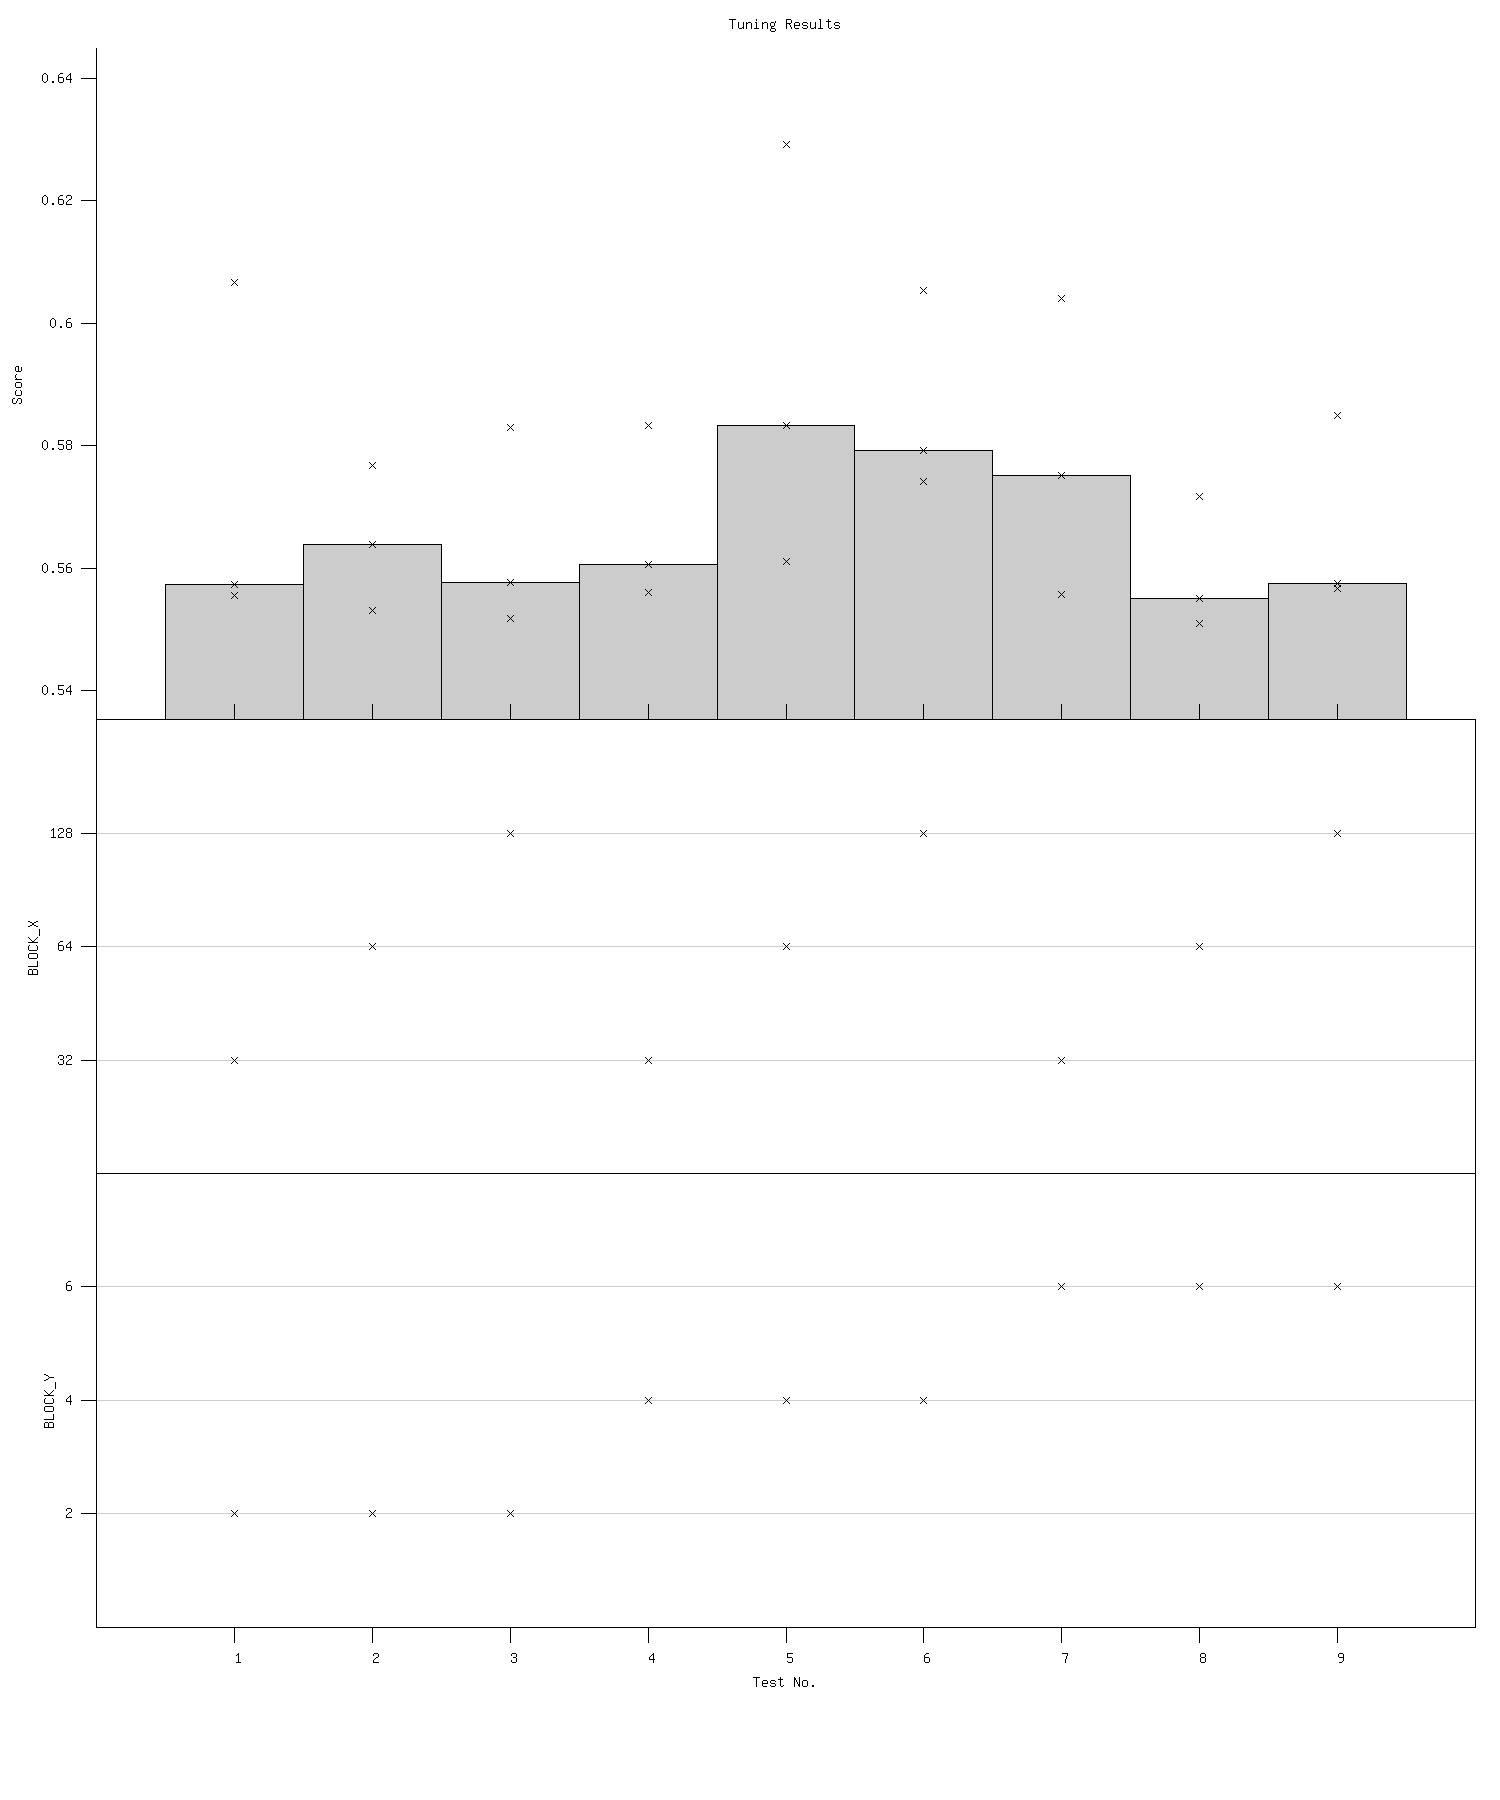

The gnuplot source for this figure:
# laplace3d.plt
# Automatically generated gnuplot file to display the results of testing.
# 
# For PNG output, use something like the following:
# $ gnuplot
# gnuplot> set terminal png large size 800, 1200
# gnuplot> set output 'laplace3d.png'
# gnuplot> load 'laplace3d.plt'
# gnuplot> exit
# 
# Alternatively, uncomment the two lines below and run:
# $ gnuplot laplace3d.plt
# 

reset

#set terminal png large size 800, 1200
#set output 'laplace3d.png'


set datafile separator ","
set datafile missing ""

unset xlabel
set ylabel "Score"
unset key
set title "Tuning Results"



set xrange [0:10]
set yrange [0.535336112976:0.644843959808]

set format x ""

set xtics 1, 1, 9




set xtics nomirror
set ytics nomirror
set ytics out
set xtics in

set border 3


set lmargin 12





# MULTIPLOT
# The main graph above, smaller graphs below showing how the variables change.


set size 1,1
set origin 0,0
set multiplot





# Main graph gets 40%, labels, tics etc at bottom get 10%
# Remaining 50% is divided evenly between the variables.


set size 1,0.4
set origin 0,0.6


set bmargin 0

set boxwidth 1
set style fill solid 0.2
set grid front
unset grid


plot "-" using 1:2 with boxes lc rgb "black", \
     "-" using 1:2 with points pt 2 lc rgb "black", \
     "-" using 1:2 with points pt 2 lc rgb "black", \
     "-" using 1:2 with points pt 2 lc rgb "black"
1, 0.557332038879
2, 0.563832998276
3, 0.557667970657
4, 0.560631036758
5, 0.583298921585
6, 0.579205989838
7, 0.57518196106
8, 0.55509519577
9, 0.557513952255
e
1, 0.555634021759
2, 0.553163766861
3, 0.551789999008
4, 0.556128025055
5, 0.56112909317
6, 0.57411813736
7, 0.55575799942
8, 0.550980091095
9, 0.556720972061
e
1, 0.557332038879
2, 0.563832998276
3, 0.557667970657
4, 0.560631036758
5, 0.583298921585
6, 0.579205989838
7, 0.57518196106
8, 0.55509519577
9, 0.557513952255
e
1, 0.606596946716
2, 0.576740980148
3, 0.58301281929
4, 0.583374023438
5, 0.629199981689
6, 0.605352878571
7, 0.604052066803
8, 0.571743965149
9, 0.584871768951
e





set border 27
set tmargin 0
unset xtics
unset title
set grid ytics lt 1 lc rgb "#cccccc"
set grid layerdefault
set grid noxtics



# Plot the graph for variable BLOCK_X
set size 1, 0.252
set origin 0,0.348

set ylabel "BLOCK_X"
set yrange [0:4]
set ytics ("32" 1, "64" 2, "128" 3)



plot "-" using 1:2 with points pt 2 lc rgb "black"
1, 1
2, 2
3, 3
4, 1
5, 2
6, 3
7, 1
8, 2
9, 3
e




# Plot the graph for variable BLOCK_Y
set size 1, 0.252
set origin 0,0.096

set ylabel "BLOCK_Y"
set yrange [0:4]
set ytics ("2" 1, "4" 2, "6" 3)



set xlabel "Test No."
set xtics out
set xtics nomirror
set format x


set xtics 1, 1, 9


#set bmargin



plot "-" using 1:2 with points pt 2 lc rgb "black"
1, 1
2, 1
3, 1
4, 2
5, 2
6, 2
7, 3
8, 3
9, 3
e






unset multiplot
reset

